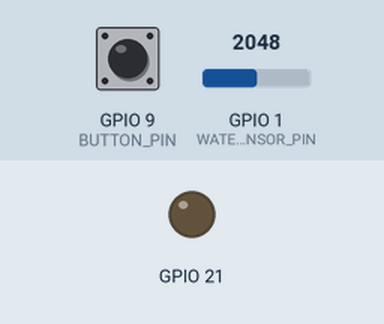
The program below on a simulated ESP32-C6. Parts: output pins drawn as LEDs (lit = HIGH). The inputs (shaded band) are chosen by the test bench; at power-on: GPIO 9 (BUTTON_PIN) HIGH, GPIO 1 (WATER_SENSOR_PIN) = 2048 (analog values on the 0–4095 scale).

Above: at 1.3 s.
1.4 s: GPIO 9 (BUTTON_PIN) pulled LOW for 0.15 s
At 2.7 s:
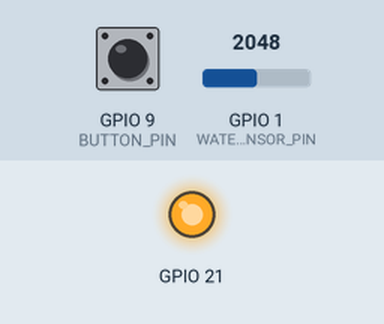
3.0 s: GPIO 9 (BUTTON_PIN) pulled LOW for 1 s
At 4.3 s:
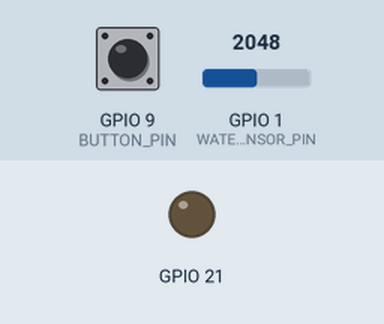
Timing chart, 0 to 6.0 s (numbered marks = the images above; inputs shaded):
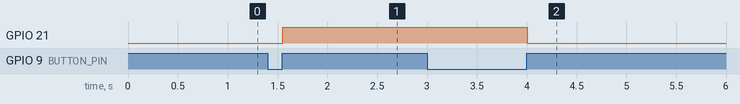

The program:

main.cpp
```cpp
#include "Config.h"
#include "Humidifier.h"
#include "WaterSensor.h"

Humidifier humidifier = Humidifier(HUMIDIFIER_PIN);
WaterSensor waterSensor = WaterSensor(WATER_SENSOR_PIN);
bool waterEmpty;
bool humidifierOn;

void setup() {
  Serial.begin(USB_BAUD);
  delay(LOOP_DELAY);

  pinMode(HUMIDIFIER_PIN, OUTPUT);
  pinMode(WATER_SENSOR_PIN, INPUT);

  humidifier.powerOff();

  analogReadResolution(12);

  log_v("Enabling onboard button.");
  pinMode(BUTTON_PIN, INPUT_PULLUP);
}

void loop() {
  humidifierOn = humidifier.getHumidifierState();
  waterEmpty = waterSensor.getWaterState();

  if (waterEmpty && humidifierOn) {
    log_v("No water. Turning off humidifier.");
    delay(NO_WATER_DELAY);
    humidifier.powerOff();
    return;
  }

  if(waterEmpty) {
    log_v("Water empty. Awaiting refill.");
    delay(NO_WATER_DELAY);
    return;
  }

  if (digitalRead(BUTTON_PIN) == LOW)
  {
    bool buttonHeld = 0;
    log_v("Push button pressed");
    delay(100);     // delay for key debounce

    int startTime = millis();
    while (digitalRead(BUTTON_PIN) == LOW)
    {
      delay(50);
      if ((millis() - startTime) > BUTTON_MIN_HOLD)
      {
        buttonHeld = 1;
        log_v("Button is held!");
      }
    }

    if (buttonHeld) {
      return;
    }

    humidifier.powerToggle();
  }

  delay(LOOP_DELAY);
}
```

Config.h
```cpp
#pragma once

#include <Arduino.h>

#define CORE_DEBUG_LEVEL 5

// pin setup
#define BUTTON_PIN 9
#define HUMIDIFIER_PIN D6
#define WATER_SENSOR_PIN A1

// zigbee end device
#define SOC_IEEE802154_SUPPORTED
#define CONFIG_ZB_ENABLED

// serial connections
#define USB_BAUD 115200

// delay times (1000 = 1 sec)
#define LOOP_DELAY 100
#define BUTTON_MIN_HOLD 3000
#define NO_WATER_DELAY 2000
```

Measured:
- after the input at 1.4 s, GPIO 21: LOW → HIGH after 0.15 s
- after the input at 3.0 s, GPIO 21: HIGH → LOW after 1.0 s
